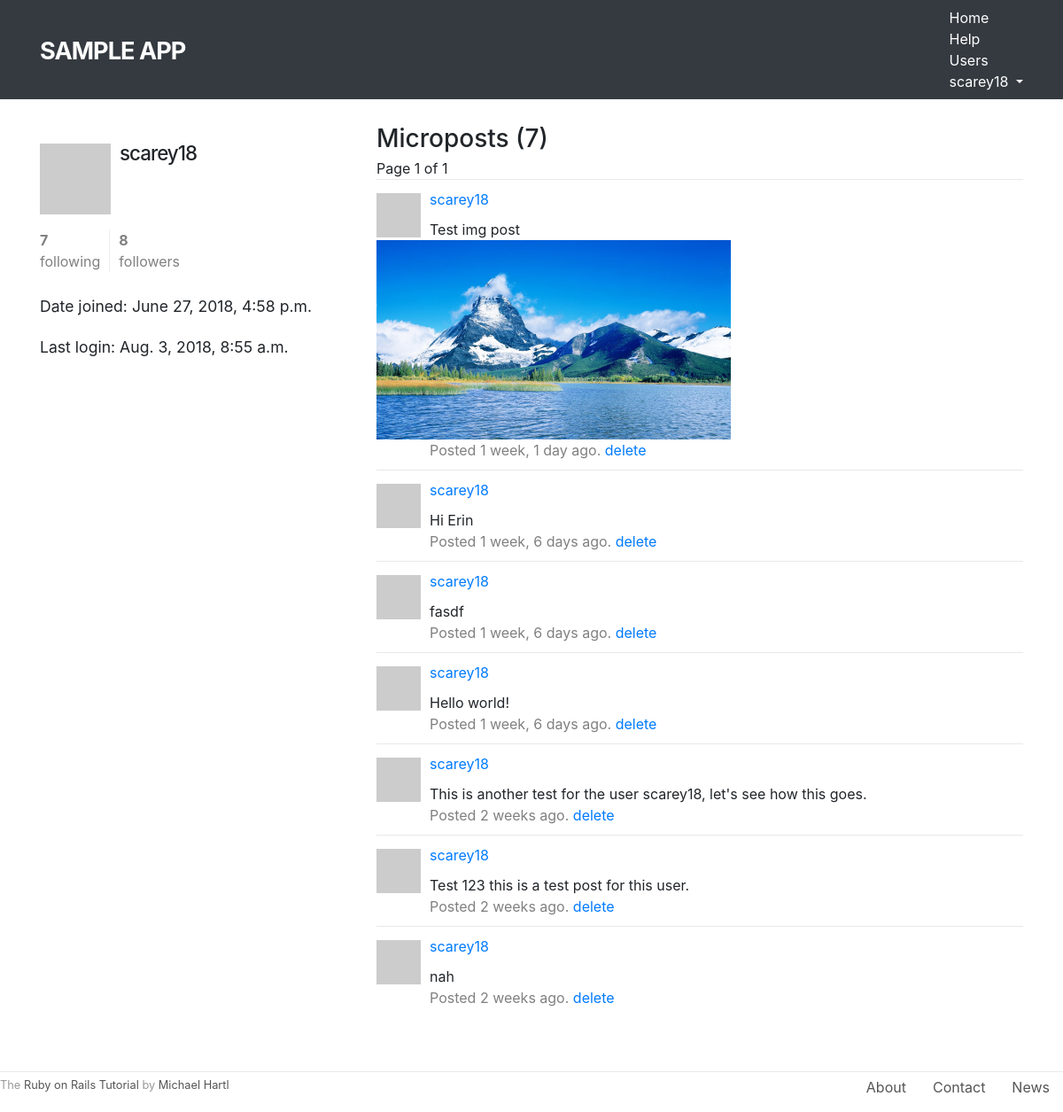
The app's page /users/1 (signed in), older data.
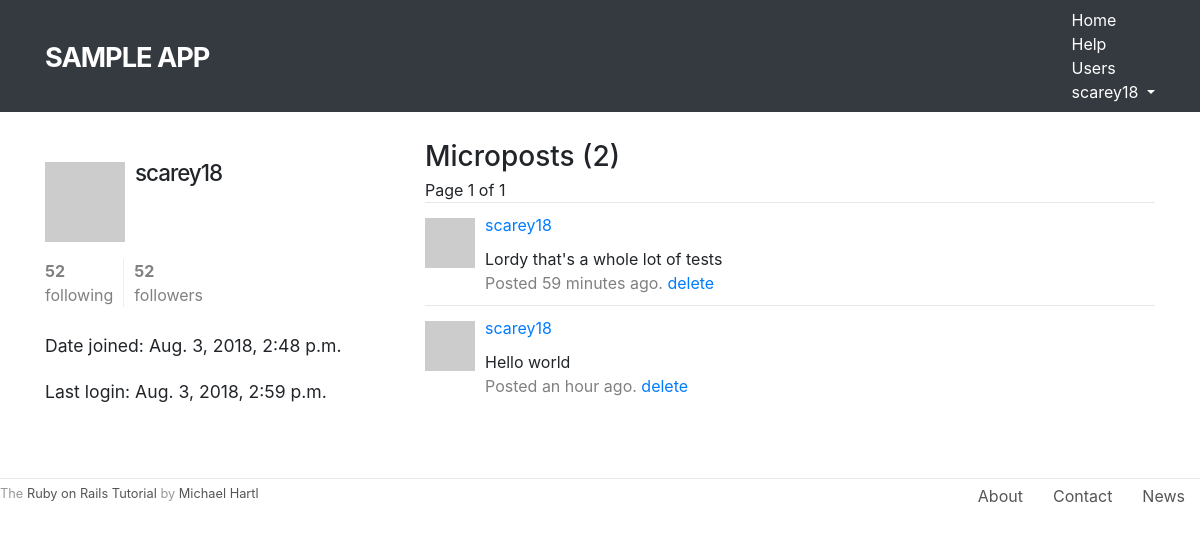
The same page, newer data.
### static_pages/models.py (models this page shows, shortened)
class User(AbstractUser):
    is_active = models.BooleanField(default=False)
    activation_id = models.SlugField(null=True, blank=True, default=None)
    following = models.ManyToManyField(
                    'self',
                    symmetrical=False,
                    related_name='followers',
                    blank=True,
                    default=None
                )
    REQUIRED_FIELDS = ['email']
    def get_absolute_url(self):
        return reverse('static_pages:profile', args=(self.pk,))
    def gravatar(self, size=80):
        digest = hashlib.md5(self.email.encode()).hexdigest()
        url = f'http://www.gravatar.com/avatar/{digest}'
        img_tag = f'<img src="{url}" height="{size}" width="{size}" class="gravatar">'
        wrapped_img_tag = f'<a href="{self.get_absolute_url()}">{img_tag}</a>'
        return mark_safe(wrapped_img_tag)
    def index_gravatar(self):
        return self.gravatar(50)
    def microposts(self):
        return self.micropost_set.all().order_by('-created_at')
    def active_following(self):
        return self.following.filter(is_active=True)
    def active_followers(self):
        return self.followers.filter(is_active=True)

class Micropost(models.Model):
    content = models.TextField(max_length=140)
    created_at = models.DateTimeField(editable=False)
    updated_at = models.DateTimeField()
    user = models.ForeignKey(User, on_delete=models.CASCADE, editable=False)
    picture = models.ImageField(upload_to=image_file_path, blank=True, null=True)
    def resized_pic_width(self, size=400):
        return size if self.picture.width >= size else self.picture.width

### static_pages/views.py (the view)
# urls.py: path('users/<int:pk>', views.UserProfile.as_view(), name='profile'),
class UserProfile(LoginRequiredMixin, DetailView):
    model = User
    template_name = 'static_pages/profile.html'
    fields = ['username', 'email']
    def get_context_object_name(self, obj):
        return 'u'
    def get_context_data(self, **kwargs):
        context = super().get_context_data(**kwargs)
        user = self.object
        context['page_title'] = user.username
        context['page_obj'] = get_page_obj(self.request, user.microposts())
        return context
    def get_queryset(self):
        return active_users()

### static_pages/views.py (called while the page is built)
def active_users():
    return User.objects.filter(is_active=True)

def get_page_obj(request, objects, n=10):
    page_num = request.GET.get('page', 1)
    return Paginator(objects, n).page(page_num)

### static_pages/templates/static_pages/profile.html (shortened to what this page needs)
{% extends 'base.html' %}
{% block content %}
<div class="row">
    <aside class="col-md-4">
        <section class="user_info">
            <h1>
                {{ u.gravatar }}
                {{ u.username }}
            </h1>
            <br><br><br>
            {% include 'partials/following_stats.html' with u=u %}
            <br>
            <p>Date joined: {{ u.date_joined }}</p>
            <p>Last login: {{ u.last_login }}</p>
        </section>
    </aside>
    <div class="col-md-8">
        {% if u.microposts %}
        <h3>Microposts ({{ u.microposts.count }})</h3>
        {% include 'partials/user_post_list.html' with page_obj=page_obj %}
        {% else %}
        <h3>This user hasn't posted anything yet!</h3>
        {% endif %}
    </div>
</div>
{% endblock %}

### static_pages/templates/base.html (shortened to what this page needs)
<head>
	<link rel="stylesheet" href="https://stackpath.bootstrapcdn.com/bootstrap/4.1.1/css/bootstrap.min.css">
	{% load static %}
	<link rel="stylesheet" type="text/css" href="{% static 'static_pages/compiled.css' %}">
</head>
<body>
    <header class="navbar navbar-fixed-top navbar-dark bg-dark">
      	<div class="container">
        	<a href="{% url 'static_pages:home' %}" id="logo" class="navbar-brand">Sample app</a>
        	<nav>
          		<ul class="nav navbar-nav navbar-right">
            		<li><a href="{% url 'static_pages:home' %}">Home</a></li>
            		<li><a href="{% url 'static_pages:help' %}">Help</a></li>
            		{% if user.is_authenticated %}
            		<li><a href="{% url 'static_pages:index' %}">Users</a></li>
            		<li class="dropdown">
            			<a href="#" class="dropdown-toggle" data-toggle="dropdown">
            				{{ user.username }}<b class="caret"></b>
            			</a>
            		</li>
            		{% else %}
            		<li><a href="{% url 'static_pages:login' %}">Log in</a></li>
            		{% endif %}
          		</ul>
        	</nav>
      	</div>
    </header>
    <div class="container content">
        {% block content %}{% endblock %}
    </div>
    <footer class="footer">
		<small>
	    	The <a href="http://www.railstutorial.org/">Ruby on Rails Tutorial</a>
	   		by <a href="http://www.michaelhartl.com/">Michael Hartl</a>
	  	</small>
	  	<nav>
	    	<ul>
	      		<li><a href="{% url 'static_pages:about' %}">About</a></li>
	      		<li><a href="{% url 'static_pages:contact' %}">Contact</a></li>
	      		<li><a href="http://news.railstutorial.org/">News</a></li>
	    	</ul>
	  	</nav>
	</footer>
</body>

### static_pages/templates/partials/following_stats.html
<div class="stats">
	<a href="{% url 'static_pages:following' u.pk %}">
		<strong id="following" class="stat">
			{{ u.active_following.count }}
		</strong>
		following
	</a>
	<a href="{% url 'static_pages:followers' u.pk %}">
		<strong id="followers" class="stat">
			{{ u.active_followers.count }}
		</strong>
		followers
	</a>
</div>

### static_pages/templates/partials/user_post_list.html (shortened to what this page needs)
<ol class="microposts">
    <div class="pagination">
        <span class="step-links">
            <span class="current">
                Page {{ page_obj.number }} of {{ page_obj.paginator.num_pages }}
            </span>
        </span>
    </div>
    {% for p in page_obj.object_list %}
    <li id="micropost-{{p.pk}}">
        {{ p.user.index_gravatar }}
        <span class="user">
            <a href="{% url 'static_pages:profile' p.user.pk %}">
                {{ p.user.username }}
            </a>
        </span>
        <span class="content">{{ p.content }}</span>
        {% if p.picture %}
        <a href="{{ p.picture.url }}">
            <img src="{{ p.picture.url }}" width={{ p.resized_pic_width }}>
        </a>
        {% endif %}
        {% load humanize %}
        <span class="timestamp">
            Posted {{ p.created_at|naturaltime }}.
            {% if p.user == user %}
            <a href="{% url 'static_pages:delete_micropost' p.pk %}">delete</a>
            {% endif %}
        </span>
    </li>
    {% endfor %}
</ol>

Row changes from the older to the newer data that the page shows:
no longer on this page (row edited): Micropost: user.username "scarey18", content "Test img post", picture (picture), created_at "1 week, 1 day ago", shows "delete"
no longer on this page (row edited): Micropost: user.username "scarey18", content "Hi Erin", created_at "1 week, 6 days ago", shows "delete"
no longer on this page (row edited): Micropost: user.username "scarey18", content "fasdf", created_at "1 week, 6 days ago", shows "delete"
no longer on this page (row edited): Micropost: user.username "scarey18", content "Hello world!", created_at "1 week, 6 days ago", shows "delete"
no longer on this page (row edited): Micropost: user.username "scarey18", content "This is another test for the user scarey18, let's see how this goes.", created_at "2 weeks ago", shows "delete"
no longer on this page (row edited): Micropost: user.username "scarey18", content "Test 123 this is a test post for this user.", created_at "2 weeks ago", shows "delete"
changed User "scarey18": active_following.count "7" → "52"; active_followers.count "8" → "52"; date_joined "June 27, 2018, 4:58 p.m." → "Aug. 3, 2018, 2:48 p.m."; last_login "Aug. 3, 2018, 8:55 a.m." → "Aug. 3, 2018, 2:59 p.m."; microposts.count "7" → "2"
added Micropost: user.username "scarey18", content "Lordy that's a whole lot of tests", created_at "59 minutes ago", shows "delete"
changed Micropost: content "nah" → "Hello world"; created_at "2 weeks ago" → "an hour ago"
